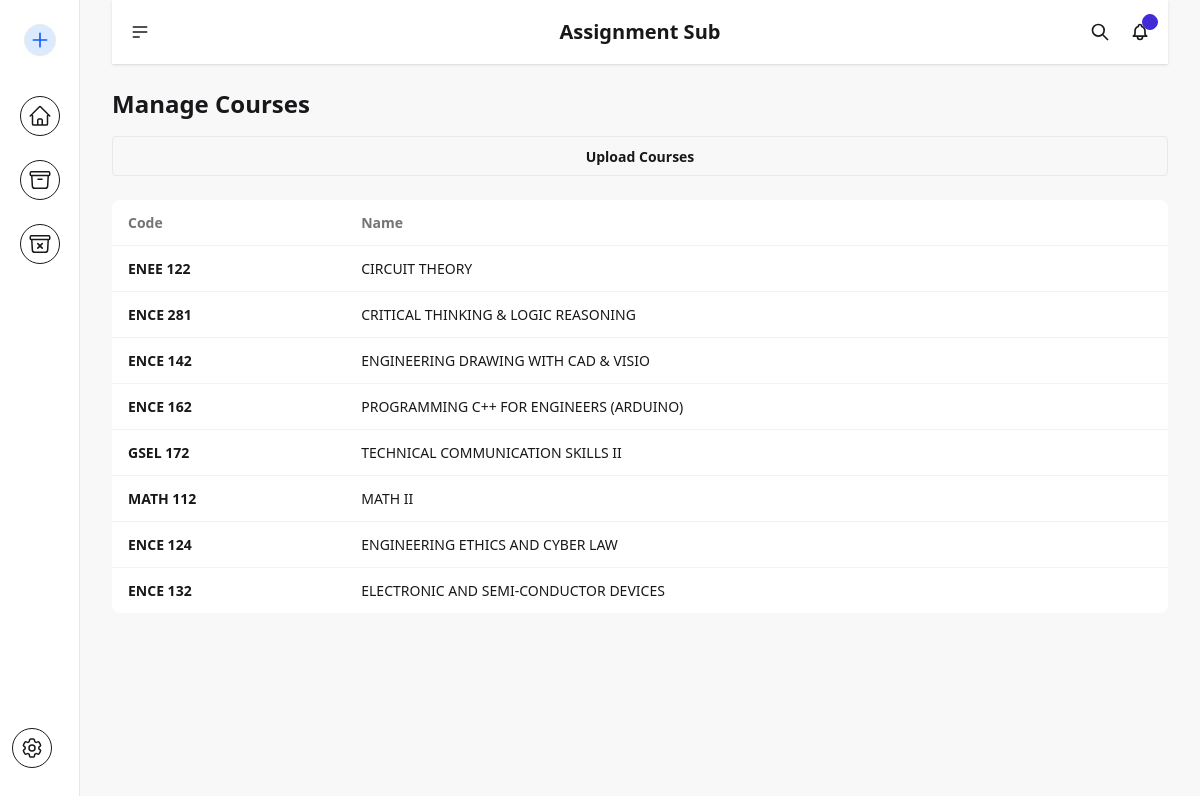
Page /courses/ on the committed database.
### AssignmentSubmission/models.py (models this page shows, shortened)
class Courses(models.Model):
    name = models.CharField(max_length=50)
    code = models.CharField(max_length=10, unique=True)
    lecturer = models.CharField(max_length=50)

### AssignmentSubmission/views.py (the view)
# urls.py: path('courses/', manage_courses, name='manage-courses'),
def manage_courses(request):
    courses = Courses.objects.all()
    return render(request, "AssSub/courses.html", {"courses": courses})

### AssignmentSubmission/templates/AssSub/courses.html (shortened to what this page needs)
{% extends 'AssSub/admin_base.html' %}
{% block content %}
<h1 class="text-2xl font-bold mb-4">Manage Courses</h1>
<button class="btn" onClick="document.getElementById('courses-modal').showModal()">Upload Courses</button>
<div class="overflow-x-auto">
  <table class="table bg-base-100">
    <thead>
      <tr>
        <th>Code</th>
        <th>Name</th>
      </tr>
    </thead>
    <tbody>
      {% for course in courses %}
      <tr class="hover:bg-base-300">
        <th>{{ course.code }}</th>
        <td>{{ course.name }}</td>
      </tr>
      {% endfor %}
    </tbody>
  </table>
</div>
{% endblock content %}

### rows in the picture
Courses: code "ENEE 122", name "CIRCUIT THEORY"
Courses: code "ENCE 281", name "CRITICAL THINKING & LOGIC REASONING"
Courses: code "ENCE 142", name "ENGINEERING DRAWING WITH CAD & VISIO"
Courses: code "ENCE 162", name "PROGRAMMING C++ FOR ENGINEERS (ARDUINO)"
Courses: code "GSEL 172", name "TECHNICAL COMMUNICATION SKILLS II"
Courses: code "MATH 112", name "MATH II"
Courses: code "ENCE 124", name "ENGINEERING ETHICS AND CYBER LAW"
Courses: code "ENCE 132", name "ELECTRONIC AND SEMI-CONDUCTOR DEVICES"
